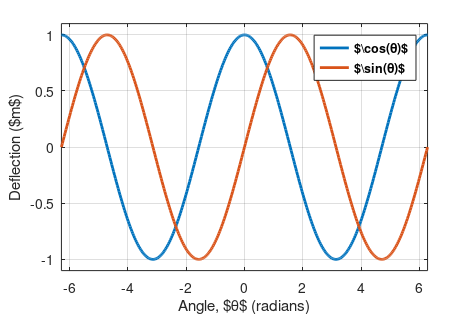

Source code (MATLAB):
% Use Octave to run this script.

% Generate some data.
angles = -2*pi:0.01*pi:2*pi;
c = cos(angles);
s = sin(angles);

% Plot figure.
plot(angles, [c' s'], 'linewidth', 2);
axis([-2*pi, 2*pi, -1.1, 1.1]);
grid on;

% Set figure sizes for paper.
set(gcf, 'paperunits', 'centimeters');
set(gcf, 'paperposition', [1 1 12 8]);

% Generate axis labels, legend.
xlabel('Angle, $\theta$ (radians)');
ylabel('Deflection ($m$)'); 
[legh,objh,outh,outm] = legend('$\cos(\theta)$', '$\sin(\theta)$'); 
set(objh,'linewidth',2);
set(legh,"fontweight","bold");

% Save EPS and Latex file.
print('figures/figure.eps', '-depslatex');

